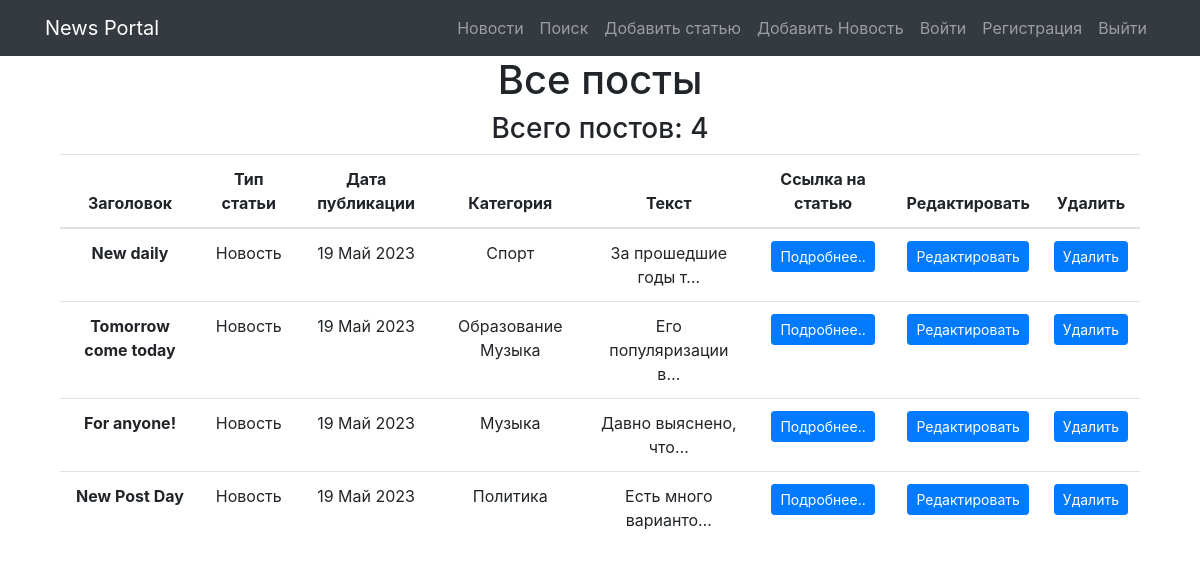
Before: /news/ with the older database file.
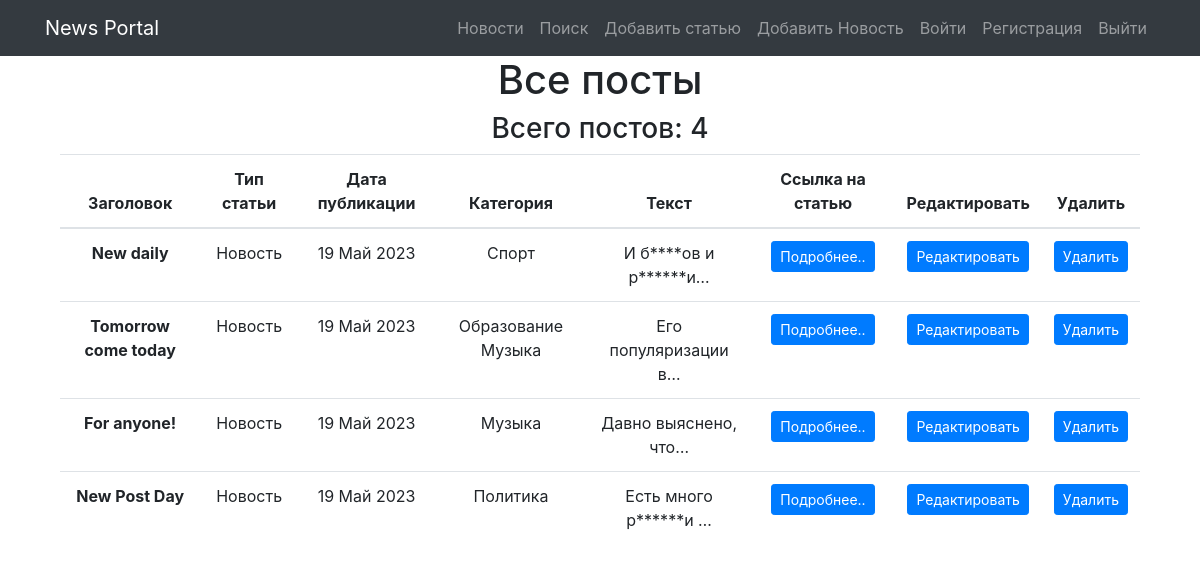
After: the same page with the newer database file.
### news/models.py (models this page shows, shortened)
class Post(models.Model):
    class Meta:
        verbose_name = 'Пост'
        verbose_name_plural = 'Посты'
    ARTICLE = 'article'
    NEWS = 'news'
    POST_TYPES = [
        (ARTICLE, 'Статья'),
        (NEWS, 'Новость'),
    ]
    author = models.ForeignKey(Author, verbose_name='Автор', on_delete=models.CASCADE)
    post_type = models.CharField(max_length=10, verbose_name='тип поста', choices=POST_TYPES)
    created_at = models.DateTimeField(auto_now_add=True)
    category = models.ManyToManyField(Category, verbose_name='Категория', through='PostCategory')
    title = models.CharField(max_length=200, verbose_name='Заголовок')
    text = models.TextField(verbose_name='Содержание')
    rating = models.IntegerField(default=0, verbose_name='Рейтинг')

### news/views.py (the view)
# urls.py: path('news/', NewsListView.as_view(), name='news_list'),
class NewsListView(ListView):
    model = Post
    template_name = 'news/news_list.html'
    context_object_name = 'news'
    ordering = ['-created_at']

### news/templatetags/custom_filters.py (called while the page is built)
@register.filter()
def censor(post_text: str):
    if not isinstance(post_text, str):
        raise ValueError('Можно применить только к строке!')  # Если строка, то в ней уже ищем плохие слова
    if 'редиск' or 'баран' in post_text:
        text = post_text.replace('редиск', 'р******')
        text = text.replace('баран', 'б****')
        return text

### templates/news/news_list.html (shortened to what this page needs)
{% extends 'flatpages/default.html' %}
{% load static %}
{% load custom_filters %}
{% block content %}
<div class="col-lg-12 text-center" xmlns="http://www.w3.org/1999/html">
    <h1>Все посты</h1>
    <h3>Всего постов: {{ news|length }}</h3>
    <table class="table">
        <thead>
        <tr>
            <th scope="col">Заголовок</th>
            <th scope="col">Тип статьи</th>
            <th scope="col">Дата публикации</th>
            <th scope="col">Категория</th>
            <th scope="col">Текст</th>
            <th scope="col">Ссылка на статью</th>
            <th scope="col">Редактировать</th>
            <th scope="col">Удалить</th>
        </tr>
        </thead>
        <tbody>
        {% for post in news %}
        <tr>
            <th scope="row">{{ post.title|censor }}</th>
            {% if post.type == 'AR' %}
                <td>Статья</td>
            {% else %}
                <td>Новость</td>
            {% endif %}
            <td>{{ post.created_at | date:'d M Y' }}</td>
            <td>
                {% for category in post.category.all %}
                    {{ category.name_category }}
                {% endfor %}
            </td>
            <td>{{ post.text | truncatechars:20|censor }}</td>
            <td><a class="btn btn-primary btn-sm" href="{% url 'post_detail' post.pk %}">Подробнее..</a></td>
            <td><a class="btn btn-primary btn-sm" href="{% url 'post_update' post.pk %}">Редактировать</a></td>
            <td><a class="btn btn-primary btn-sm" href="{% url 'post_delete' post.pk %}">Удалить</a></td>
        </tr>
        {% endfor %}
        </tbody>
    </table>
</div>
{% endblock %}

Changed rows visible on the page:
changed Post "New daily": text|censor "За прошедшие годы т…" → "И б****ов и р******и…"
changed Post "New Post Day": text|censor "Есть много варианто…" → "Есть много р******и …"
